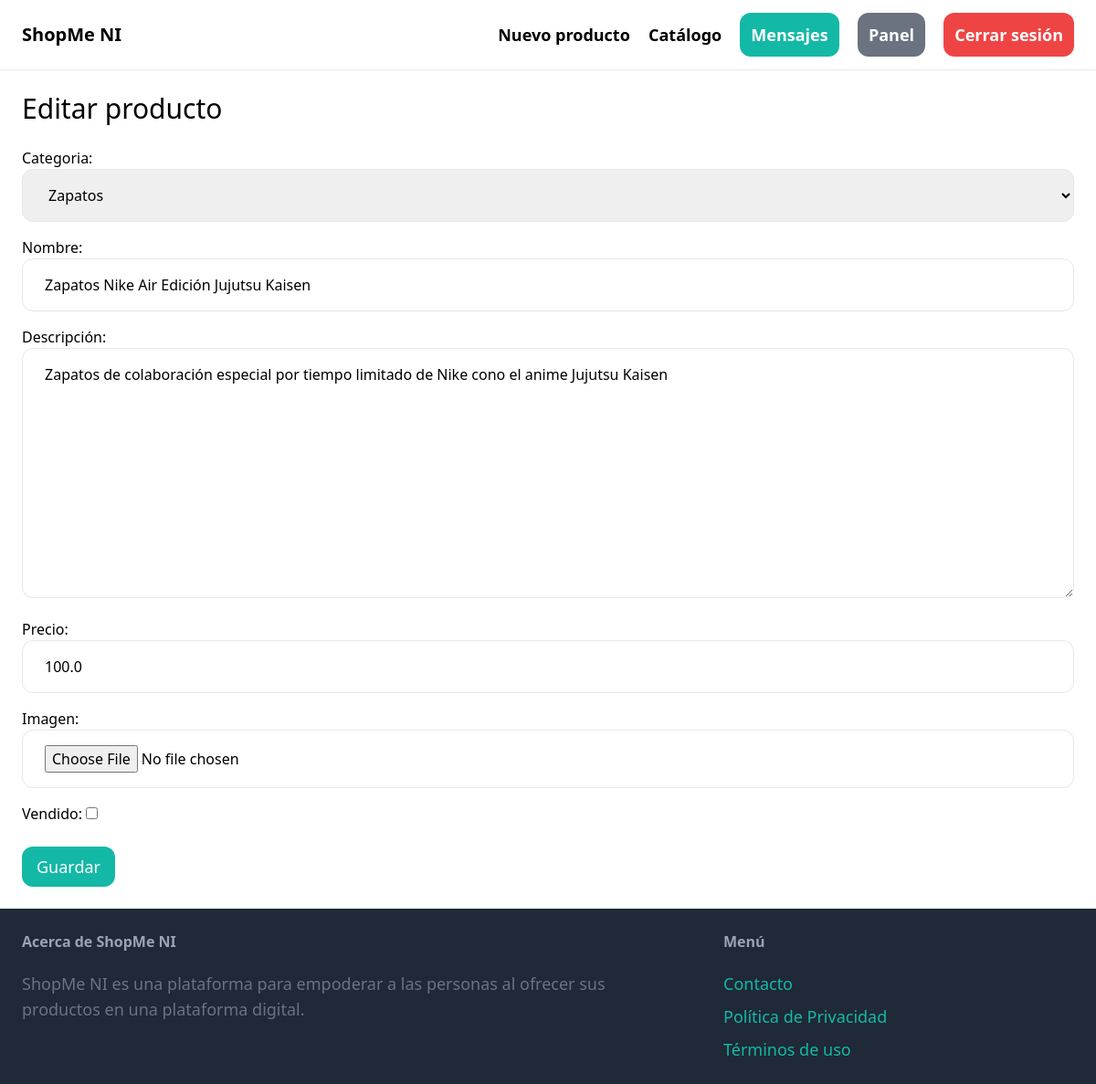
Screenshot of /productos/1/editar/ (signed in) with the database file from the repository.
### producto/models.py (models this page shows, shortened)
class Producto(models.Model):
    categoria = models.ForeignKey(Categoria, related_name="productos", on_delete=models.CASCADE)
    name = models.CharField(max_length=255)
    description = models.TextField(blank=True, null=True)
    price = models.FloatField()
    image = models.ImageField(upload_to="imagenes_productos", blank=True, null=True)
    is_sold = models.BooleanField(default=False)
    created_by = models.ForeignKey(User, related_name="productos", on_delete=models.CASCADE)
    created_at = models.DateTimeField(auto_now_add=True)

class Categoria(models.Model):
    name = models.CharField(max_length=255)
    class Meta:
        ordering = ("name", )
    def __str__(self) -> str:
        return self.name

### producto/views.py (the view)
# urls.py: path("<int:pk>/editar/", views.editar, name="editar"),
@login_required
def editar(request, pk):
    producto = get_object_or_404(Producto, pk=pk, created_by=request.user)
    if request.method == "POST":
        form = FormularioEditarProducto(request.POST, request.FILES, instance=producto)
        if form.is_valid():
            producto.save()
            return redirect("producto:detalles", pk=producto.id) # type: ignore
    form = FormularioEditarProducto(instance=producto)
    context = {
        "form": form,
        "titulo": "Editar producto"
    }
    return render(request, "producto/formulario.html", context)

### producto/forms.py
class FormularioEditarProducto(forms.ModelForm):
    class Meta:
        model = Producto
        fields = (
            "categoria",
            "name",
            "description",
            "price",
            "image",
            "is_sold",
        )
        labels = {
            "name": "Nombre",
            "description": "Descripción",
            "price": "Precio",
            "image": "Imagen",
            "is_sold": "Vendido"
        }
        widgets = {
            "categoria": forms.Select(attrs={"class": INPUT_CLASSES}),
            "name": forms.TextInput(attrs={"class": INPUT_CLASSES}),
            "description": forms.Textarea(attrs={"class": INPUT_CLASSES}),
            "price": forms.NumberInput(attrs={"class": INPUT_CLASSES}),
            "image": forms.FileInput(attrs={"class": INPUT_CLASSES}),
        }

### producto/templates/producto/formulario.html (shortened to what this page needs)
{% extends 'core/base.html' %}
{% block content %}
  <h1 class="mb-6 text-3xl">{{ titulo }}</h1>
  <form method="post" action="." enctype="multipart/form-data">
    <div class="space-y-4">{{ form.as_p }}</div>
    <button type="submit" class="mt-6 py-2 px-4 text-lg bg-teal-500 hover:bg-teal-700 rounded-xl text-white">Guardar</button>
  </form>
{% endblock %}

### rows the page displays
Producto: categoria "Zapatos", description "Zapatos de colaboración especial por tiempo limitado de Nike cono el anime Jujutsu Kaisen", price "100.0"
Categoria: name "Zapatos Nike Air Edición Jujutsu Kaisen"

### other values shown
{{ titulo }} "Editar producto"
